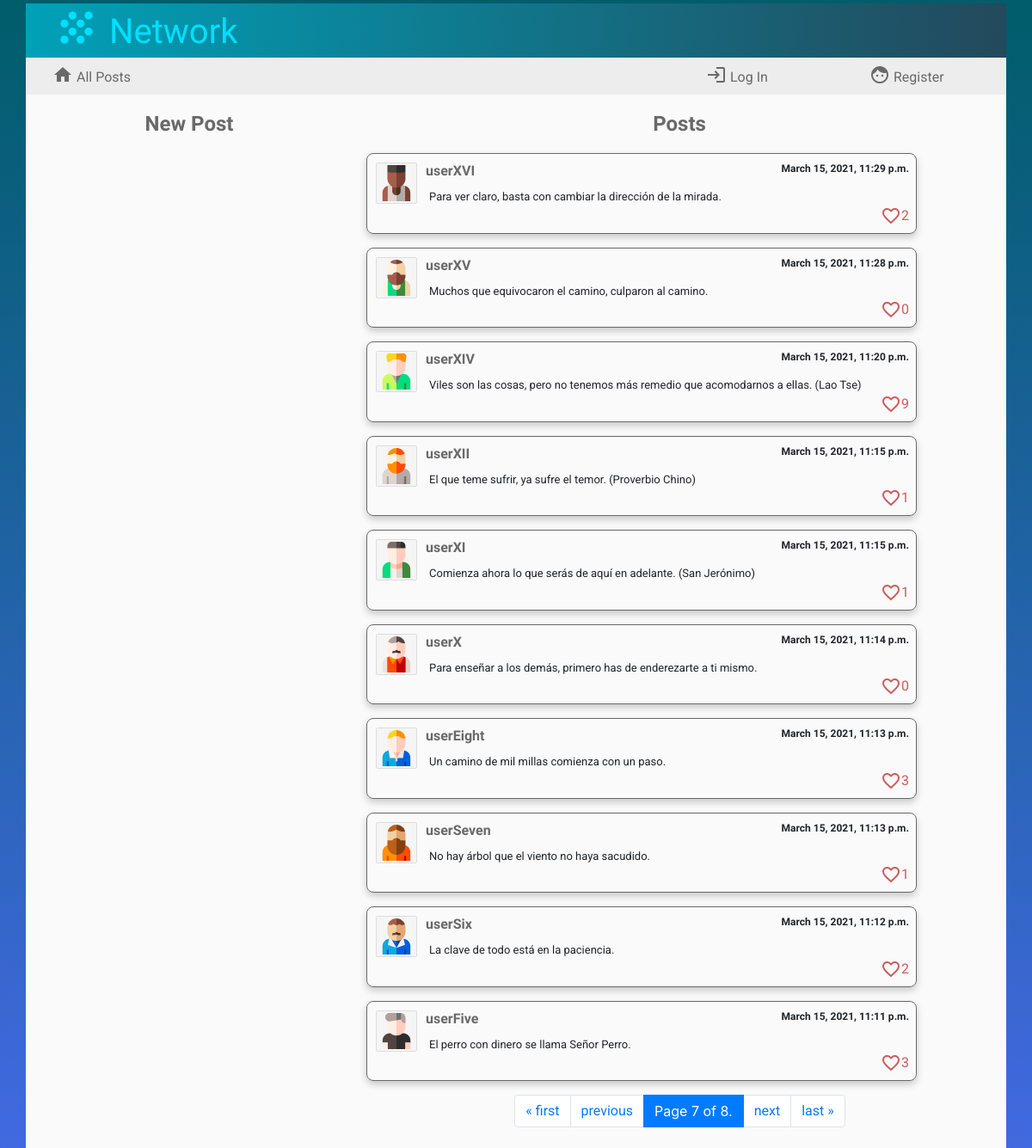
Screenshot of /?page=7 with the database file from the repository.
### network/models.py (models this page shows, shortened)
class Posts(models.Model): # publicación
    usuario = models.ForeignKey(User, on_delete=models.CASCADE, blank=False)
    avatar = models.CharField(max_length=12, blank=False)
    contents = models.TextField(max_length=640, blank=False)
    post_date = models.DateTimeField(blank=False, auto_now_add=True)
    cantidad_megusta = models.IntegerField(default=0)
    megusta = models.ManyToManyField(User, blank=True, related_name="likesto")

class User(AbstractUser):
    pass

### network/views.py (the view)
# urls.py: path("", views.index, name="index"),
def index(request):
    lista_posts = Posts.objects.all().order_by('-post_date')
    paginator = Paginator(lista_posts, 10)
    page_number = request.GET.get('page')
    page_obj = paginator.get_page(page_number)
    if request.user.is_authenticated:
        perfil = Profile.objects.get(usuario=request.user)
        return render(request, "network/index.html",{"perfil": perfil,'page_obj': page_obj})
    else:
        return render(request, "network/index.html",{'page_obj': page_obj})

### network/templates/network/index.html (shortened to what this page needs)
{% extends "network/layout.html" %}
{% load static %}
{% block body %}
<div class="container cuerpo">
    <div class="row">
        <div class="col-4">
           <div class="titleNewPost">New Post</div>
        </div>
        <div class="col-8">
            {% if following %}
            <div class="titleNewPost">Posts by users followed </div>
            {% else %}
            <div class="titleNewPost">Posts</div>
            {% endif %}
        </div>
    </div>
    <div class="row" id="principal">
        <div class="col-4">
            {% if user.is_authenticated %}
            <div id="formulario">
            <form id="compose-form">
                <textarea id="compose-post"></textarea>
                <input type="submit" class="btn btn-primary botonenviar" value="Send"/>
            </form>
            <div id="successfully">posted successfully
                <span class="material-icons">
                    sentiment_satisfied_alt
                    </span>
            </div>
            </div>
            {% else %}
            <div id="formulario">
            </div>
            {% endif %}
        </div>
        <div class="col-8" id="posts">
            {% for post in page_obj %}
            <div class="post">
                <div class="postdetails"> <a href="{% url 'profile' post.usuario %}"> <img src="/static/network/avatars/{{post.avatar}}" class="postavatar"> <text class="postname">{{post.usuario}}</text> </a> <text class="postdate">{{post.post_date}}</text></div>
                <div class="postcontents" id='contents{{post.id}}'>{{post.contents}}</div>
                {% if user.is_authenticated %}
                <div>
                    {% if post.usuario == request.user %}
                    <br><a class="enlaceedit" data-postid='{{post.id}}'>Edit</a>
                    {% endif %}
                </div>
                <div class="postlikes">
                <i class="material-icons iconlikes identity" data-identity='{{post.id}}' style="cursor: pointer" id='icon{{post.id}}'>
                    {% if user in post.megusta.all %}
                        favorite
                    {% else %}
                        favorite_border
                    {% endif %}
                </i>
                <text class="numberlikes" id='text{{post.id}}'>&nbsp;{{post.cantidad_megusta}}</text></div>
                {% else %}
                <div class="postlikes"><i class="material-icons iconlikes">favorite_border</i><text class="numberlikes">{{post.cantidad_megusta}}</text></div>
                {% endif %}
            </div>
            {% endfor %}
            <nav aria-label="...">
                <ul class="pagination justify-content-center">
                    {% if page_obj.has_previous %}
                    <li class="page-item"> <a class="page-link" href="?page=1">&laquo; first</a></li>
                    <li class="page-item"> <a class="page-link" href="?page={{ page_obj.previous_page_number }}">previous</a> </li>
                    {% endif %}
                    <li class="page-item active" aria-current="page">
                        <span class="page-link">
                        Page {{ page_obj.number }} of {{ page_obj.paginator.num_pages }}.
                        </span>
                    </li>
                    {% if page_obj.has_next %}
                    <li class="page-item"> <a class="page-link" href="?page={{ page_obj.next_page_number }}">next</a> </li>
                    <li class="page-item"> <a class="page-link" href="?page={{ page_obj.paginator.num_pages }}">last &raquo;</a> </li>
                    {% endif %}
                </ul>
            </nav>
        </div>
    </div>
</div>
{% endblock %}

### network/static/network/styles.css (style rules this page uses)
body { background: linear-gradient(to top, RoyalBlue, #005D6A); padding-top: 4px; }
a { font-family: 'Roboto', sans-serif; color: dimgrey; }
.cuerpo { background: #fafafa; padding-bottom: 8px; }
.titleNewPost { font-family: 'Jura', sans-serif; font-size: 24px; font-weight:700; color: dimgrey; text-align: center; vertical-align: text-bottom; padding-top: 16px; }
#formulario, #posts { padding-top: 16px; padding-left: 16px; }
#posts { overflow-y:scroll; }
.post { height: auto; min-width: 640px; max-width: 640px; border: 1px solid dimgrey; border-radius: 8px; padding: 8px; margin: 0 auto 16px; font-family: 'Roboto', sans-serif; font-size:small; box-shadow: 0px 4px 8px rgba(0, 0, 0, 0.2); display:inline-block; }
.postavatar { border: 1px solid #ddd; padding: 2px; margin: 2px; border-radius: 4%; max-width: 48px; height: auto; background-color: whitesmoke; float:left; }
.postname { font-family: 'Jura', sans-serif; font-size: 16px; font-weight: bolder; padding-left: 8px; }
.postdate { float:right; }
.postdetails { font-family: 'Jura', sans-serif; font-size: 12px; font-weight:700; }
.postcontents { display: -ms-inline-flexbox; margin-left: 64px; margin-top: 8px; }
.postlikes { display:inline-flex; float:right; vertical-align:text-bottom; }
.iconlikes { color: indianred; }
.numberlikes { color: indianred; font-family: 'Roboto', sans-serif; font-size:medium; }

### rows the page displays
Posts: avatar (picture), usuario "userXVI", post_date "March 15, 2021, 11:29 p.m.", contents "Para ver claro, basta con cambiar la dirección de la mirada.", cantidad_megusta "2"
Posts: avatar (picture), usuario "userXV", post_date "March 15, 2021, 11:28 p.m.", contents "Muchos que equivocaron el camino, culparon al camino.", cantidad_megusta "0"
Posts: avatar (picture), usuario "userXIV", post_date "March 15, 2021, 11:20 p.m.", contents "Viles son las cosas, pero no tenemos más remedio que acomodarnos a ellas. (Lao Tse)", cantidad_megusta "9"
Posts: avatar (picture), usuario "userXII", post_date "March 15, 2021, 11:15 p.m.", contents "El que teme sufrir, ya sufre el temor. (Proverbio Chino)", cantidad_megusta "1"
Posts: avatar (picture), usuario "userXI", post_date "March 15, 2021, 11:15 p.m.", contents "Comienza ahora lo que serás de aquí en adelante. (San Jerónimo)", cantidad_megusta "1"
Posts: avatar (picture), usuario "userX", post_date "March 15, 2021, 11:14 p.m.", contents "Para enseñar a los demás, primero has de enderezarte a ti mismo.", cantidad_megusta "0"
Posts: avatar (picture), usuario "userEight", post_date "March 15, 2021, 11:13 p.m.", contents "Un camino de mil millas comienza con un paso.", cantidad_megusta "3"
Posts: avatar (picture), usuario "userSeven", post_date "March 15, 2021, 11:13 p.m.", contents "No hay árbol que el viento no haya sacudido.", cantidad_megusta "1"
Posts: avatar (picture), usuario "userSix", post_date "March 15, 2021, 11:12 p.m.", contents "La clave de todo está en la paciencia.", cantidad_megusta "2"
Posts: avatar (picture), usuario "userFive", post_date "March 15, 2021, 11:11 p.m.", contents "El perro con dinero se llama Señor Perro.", cantidad_megusta "3"

### other values shown
{{ page_obj.number }} "7"
{{ page_obj.paginator.num_pages }} "8"
